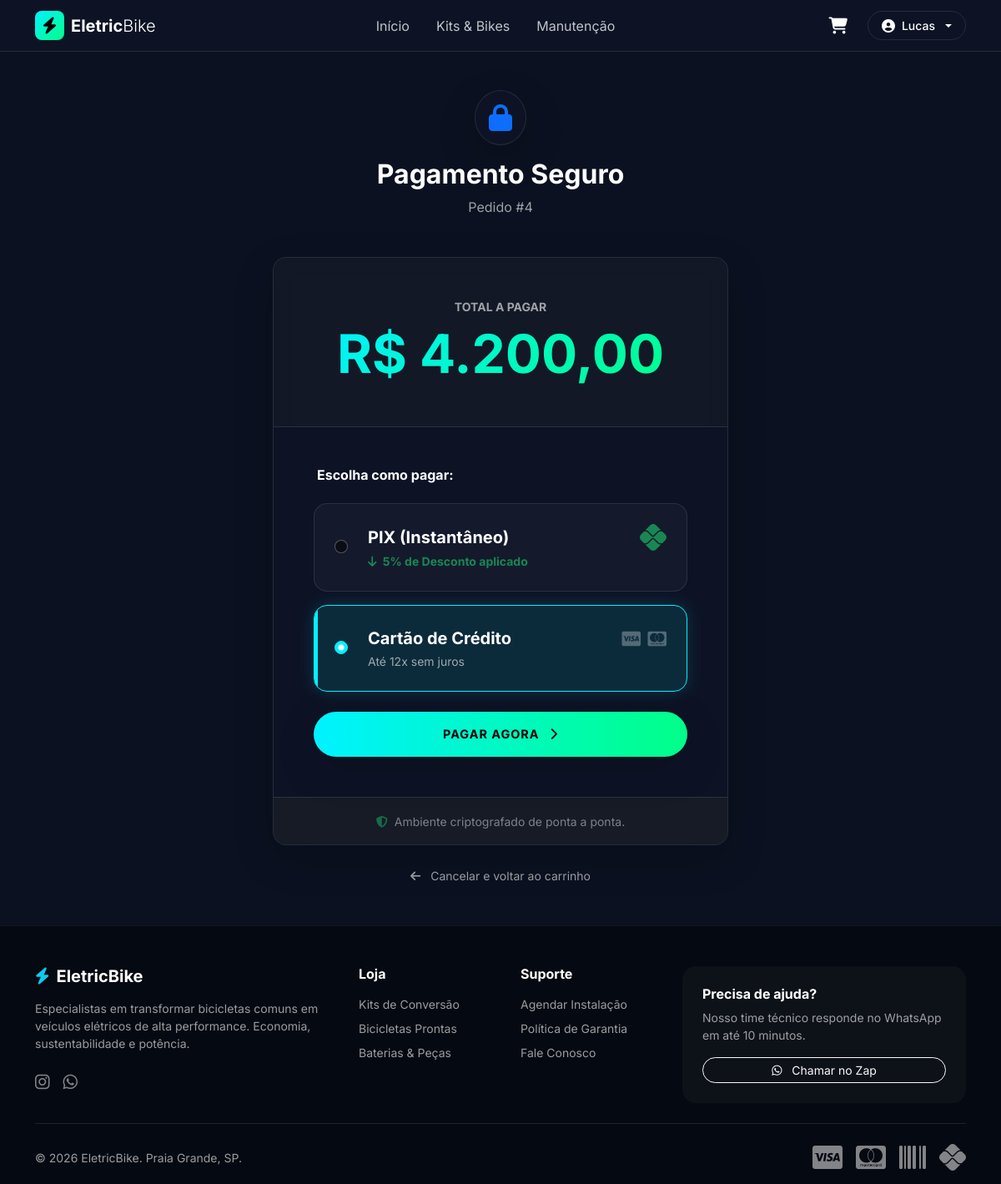
The app's page /billing/pagamento/4/ (signed in) with its own data.
### apps/Accounts/models.py (models this page shows, shortened)
class User(AbstractUser, TimeStampedModel):
    username = None
    email = models.EmailField('Email', unique=True)
    is_client = models.BooleanField("É Cliente?", default=False)
    is_staff_member = models.BooleanField("É da Equipe?", default=False)
    USERNAME_FIELD = 'email'
    REQUIRED_FIELDS = []
    objects = CustomUserManager()

### apps/Orders/models.py (models this page shows, shortened)
class Order(TimeStampedModel):
    STATUS_CHOICES = [
        ('QUOTE', 'Orçamento'),
        ('APPROVED', 'Aprovado'),
        ('IN_PROGRESS', 'Em Andamento'),
        ('READY', 'Pronto'),
        ('FINISHED', 'Finalizado'),
        ('CANCELED', 'Cancelado'),
    ]
    client = models.ForeignKey(Client, on_delete=models.PROTECT, related_name='orders')
    coupon = models.ForeignKey(Coupon, on_delete=models.SET_NULL, null=True, blank=True)
    status = models.CharField(max_length=20, choices=STATUS_CHOICES, default='QUOTE')
    total_amount = models.DecimalField("Valor Total", max_digits=10, decimal_places=2, default=0.00)
    class Meta:
        verbose_name = "Pedido"
        verbose_name_plural = "Pedidos"
        ordering = ['-created_at']

### apps/Billing/views.py (the view, shortened to what this page needs)
# urls.py: path('pagamento/<int:order_id>/', views.process_payment, name='process_payment'),
def process_payment(request, order_id):
    order = get_object_or_404(Order, id=order_id, client__user=request.user)
    return render(request, 'billing/checkout.html', {'order': order})

### apps/Staff/models.py (called while the page is built)
    @classmethod
    def get_solo(cls):
        obj, created = cls.objects.get_or_create(pk=1)
        return obj

### Templates/billing/checkout.html (shortened to what this page needs)
{% extends 'base.html' %}
{% load humanize %}
{% block content %}
<div class="container py-5">
    <div class="row justify-content-center">
        <div class="col-lg-6 col-md-8">
            <div class="text-center mb-5">
                <div class="d-inline-flex align-items-center justify-content-center bg-glass p-3 rounded-circle mb-3 shadow-lg border border-light border-opacity-10">
                    <i class="fas fa-lock fa-2x text-primary"></i>
                </div>
                <h2 class="fw-bold text-white">Pagamento Seguro</h2>
                <p class="text-muted">Pedido #{{ order.id }}</p>
            </div>
            <div class="bg-glass rounded-4 border border-light border-opacity-10 shadow-lg overflow-hidden">
                <div class="p-5 text-center border-bottom border-light border-opacity-10 bg-dark bg-opacity-25">
                    <p class="text-muted text-uppercase small fw-bold ls-1 mb-2">Total a Pagar</p>
                    <h1 class="display-3 fw-bold text-white mb-0 text-gradient">
                        R$ {{ order.total_amount|intcomma }}
                    </h1>
                </div>
                <div class="p-4 p-md-5">
                    <form method="POST" action="{% url 'process_payment' order.id %}">
                        <h6 class="text-white fw-bold mb-4 ps-1">Escolha como pagar:</h6>
                        <label class="payment-option d-flex align-items-center p-4 mb-3">
                            <div class="form-check">
                                <input class="form-check-input" type="radio" name="payment_method" value="PIX" checked>
                            </div>
                            <div class="ms-3 flex-grow-1">
                                <div class="d-flex justify-content-between align-items-center">
                                    <span class="text-white fw-bold fs-5">PIX (Instantâneo)</span>
                                    <i class="fab fa-pix text-success fa-2x"></i>
                                </div>
                                <small class="text-success fw-bold">
                                    <i class="fas fa-arrow-down me-1"></i> 5% de Desconto aplicado
                                </small>
                            </div>
                        </label>
                        <label class="payment-option d-flex align-items-center p-4 mb-4">
                            <div class="form-check">
                                <input class="form-check-input" type="radio" name="payment_method" value="CARD" checked>
                            </div>
                            <div class="ms-3 flex-grow-1">
                                <div class="d-flex justify-content-between align-items-center">
                                    <span class="text-white fw-bold fs-5">Cartão de Crédito</span>
                                    <div class="text-muted opacity-50">
                                        <i class="fab fa-cc-visa fa-lg me-1"></i>
                                        <i class="fab fa-cc-mastercard fa-lg"></i>
                                    </div>
                                </div>
                                <small class="text-muted">Até 12x sem juros</small>
                            </div>
                        </label>
                  <button type="submit"
                            class="btn btn-neon w-100 py-3 fw-bold shadow-lg text-uppercase ls-1">
                            Pagar Agora <i class="fas fa-chevron-right ms-2"></i>
                  </button>
                      </form>
                </div>
                <div class="bg-dark bg-opacity-50 p-3 text-center border-top border-light border-opacity-10">
                    <small class="text-muted opacity-75">
                        <i class="fas fa-shield-alt text-success me-1"></i> Ambiente criptografado de ponta a ponta.
                    </small>
                </div>
            </div>
            <div class="text-center mt-4">
                <a href="{% url 'cart_detail' %}" class="text-muted text-decoration-none hover-text-white small">
                    <i class="fas fa-arrow-left me-2"></i> Cancelar e voltar ao carrinho
                </a>
            </div>
        </div>
    </div>
</div>
{% endblock %}

### Templates/navbar.html (shortened to what this page needs)
{% load static %}
<nav class="navbar navbar-expand-lg fixed-top bg-glass transition-all" id="mainNav">
    <div class="container">
        <a class="navbar-brand d-flex align-items-center gap-2" href="{% url 'home' %}">
            <div style="width: 35px; height: 35px; background: linear-gradient(135deg, var(--primary), var(--secondary)); border-radius: 8px; display: flex; align-items: center; justify-content: center; color: black;">
                <i class="fas fa-bolt"></i>
            </div>
            <span class="fw-bold text-white tracking-tight">Eletric<span class="fw-light">Bike</span></span>
        </a>
        <div class="collapse navbar-collapse" id="navbarNav">
            <ul class="navbar-nav mx-auto mb-2 mb-lg-0">
                <li class="nav-item"><a class="nav-link text-white opacity-75 hover-opacity-100 mx-2" href="{% url 'home' %}">Início</a></li>
                <li class="nav-item"><a class="nav-link text-white opacity-75 hover-opacity-100 mx-2" href="{% url 'bike_catalog' %}">Kits & Bikes</a></li>
                <li class="nav-item"><a class="nav-link text-white opacity-75 hover-opacity-100 mx-2" href="#manutencao">Manutenção</a></li>
            </ul>
            <div class="d-flex align-items-center gap-3">
                <a href="{% url 'cart_detail' %}" class="btn-cart-neon position-relative text-white text-decoration-none">
                    <i class="fas fa-shopping-cart fa-lg"></i>
                </a>
                {% if user.is_authenticated %}
                    <div class="dropdown">
                        <button class="btn btn-glass border border-white border-opacity-10 rounded-pill d-flex align-items-center gap-2 px-3 text-white dropdown-toggle" type="button" data-bs-toggle="dropdown">
                            <i class="fas fa-user-circle"></i>
                            <span class="small fw-medium">{{ user.first_name|default:user.username }}</span>
                        </button>
                    </div>
                {% else %}
                    <a href="{% url 'login' %}" class="text-white text-decoration-none small fw-bold me-2">Login</a>
                    <a href="{% url 'register' %}" class="btn btn-sm btn-neon px-3">Criar Conta</a>
                {% endif %}
            </div>
        </div>
    </div>
</nav>

### Templates/base.html (style rules this page uses)
:root { --primary: #00f2ff; --secondary: #00ff88; --dark-bg: #0b1120; --card-bg: #1e293b; --text-main: #f8fafc; --text-muted: #94a3b8; --glass-border: 1px solid rgba(255, 255, 255, 0.1); --glass-shadow: 0 8px 32px 0 rgba(0, 0, 0, 0.37); --glass-bg: rgba(15, 23, 42, 0.6); --navbar-height: 60px; }
body { font-family: 'Inter', sans-serif; background-color: var(--dark-bg); color: var(--text-main); overflow-x: hidden; -webkit-font-smoothing: antialiased; padding-top: var(--navbar-height); }
body { color: #f1f5f9 !important; }
.text-muted { color: rgba(255, 255, 255, 0.6) !important; }
h1, h2, h3, h4, h5, h6, .h1, .h2, .h3, .h4, .h5, .h6 { color: #ffffff !important; }
a { color: var(--primary); text-decoration: none; transition: 0.3s; }
.text-gradient { background: linear-gradient(135deg, var(--primary) 0%, var(--secondary) 100%); -webkit-background-clip: text; -webkit-text-fill-color: transparent; font-weight: 800; }
.bg-glass { background: var(--glass-bg); backdrop-filter: blur(12px); -webkit-backdrop-filter: blur(12px); border-bottom: var(--glass-border); }
.btn-neon { background: linear-gradient(90deg, var(--primary), var(--secondary)); border: none; color: #000; font-weight: 800; padding: 0.8rem 2rem; border-radius: 50px; text-transform: uppercase; letter-spacing: 1px; font-size: 0.9rem; transition: all 0.3s ease; box-shadow: 0 0 15px rgba(0, 242, 255, 0.3); }

### Templates/billing/checkout.html (style rules this page uses)
.payment-option { background: rgba(255, 255, 255, 0.03); border: 1px solid rgba(255, 255, 255, 0.1); border-radius: 16px; transition: all 0.3s cubic-bezier(0.4, 0, 0.2, 1); cursor: pointer; position: relative; overflow: hidden; }
.payment-option:has(input:checked) { background: rgba(0, 242, 255, 0.1); border-color: var(--primary); box-shadow: 0 0 20px rgba(0, 242, 255, 0.15); }
.payment-option:has(input:checked)::before { content: ''; position: absolute; top: 0; left: 0; width: 4px; height: 100%; background: var(--primary); }
.form-check-input { background-color: rgba(0,0,0,0.5); border-color: rgba(255,255,255,0.3); }
.form-check-input:checked { background-color: var(--primary); border-color: var(--primary); }

### Templates/navbar.html (style rules this page uses)
.btn-cart-neon { transition: all 0.3s ease; padding: 8px; border-radius: 50%; }

### records on screen
User: first_name "Lucas"
Order: id "4", total_amount "4.200,00"
